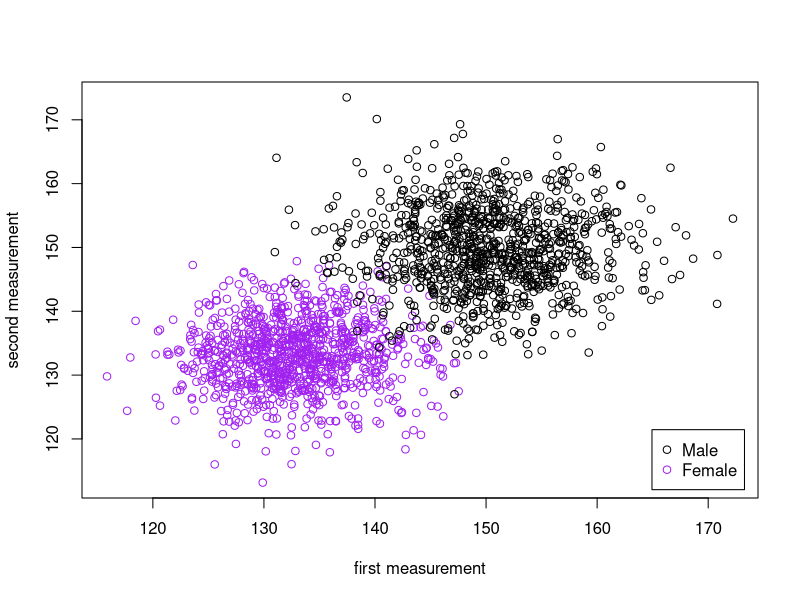
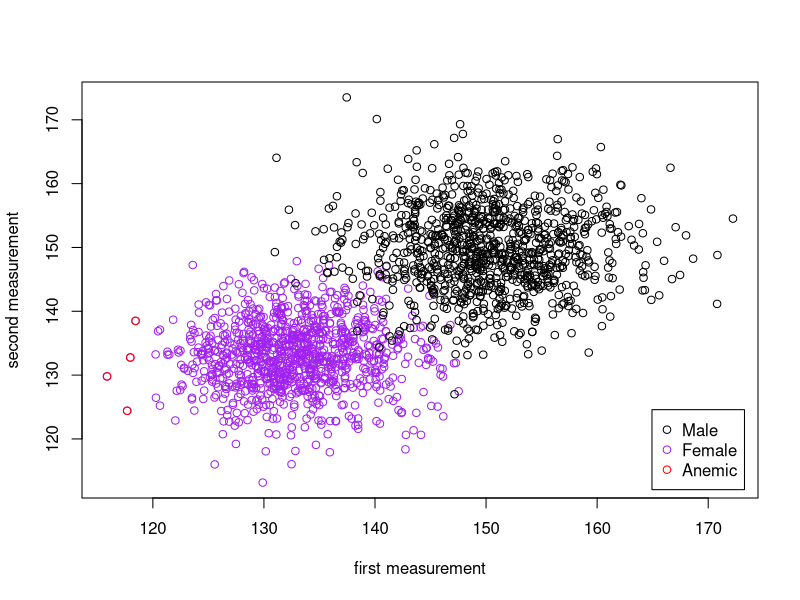
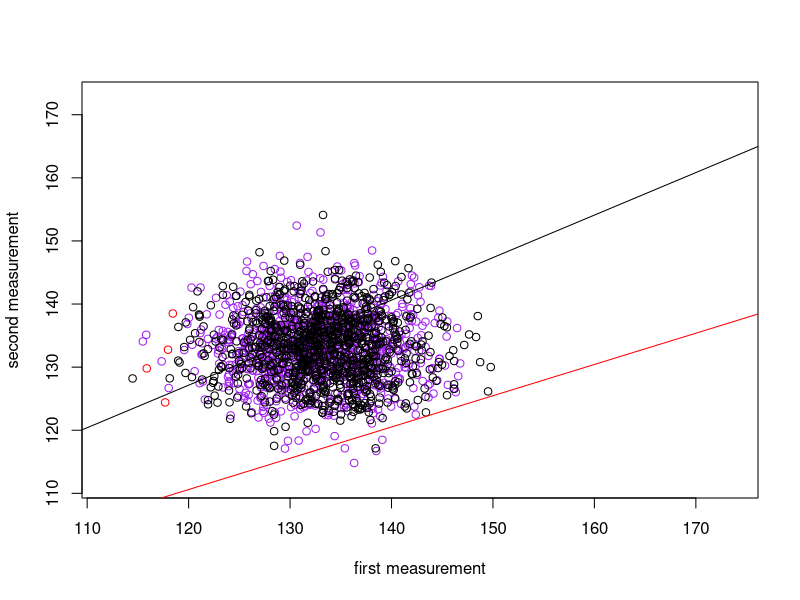
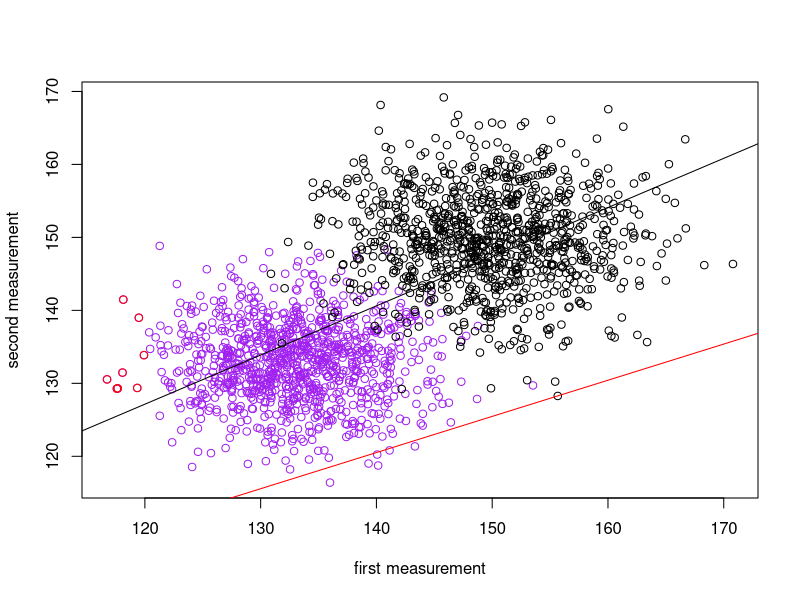
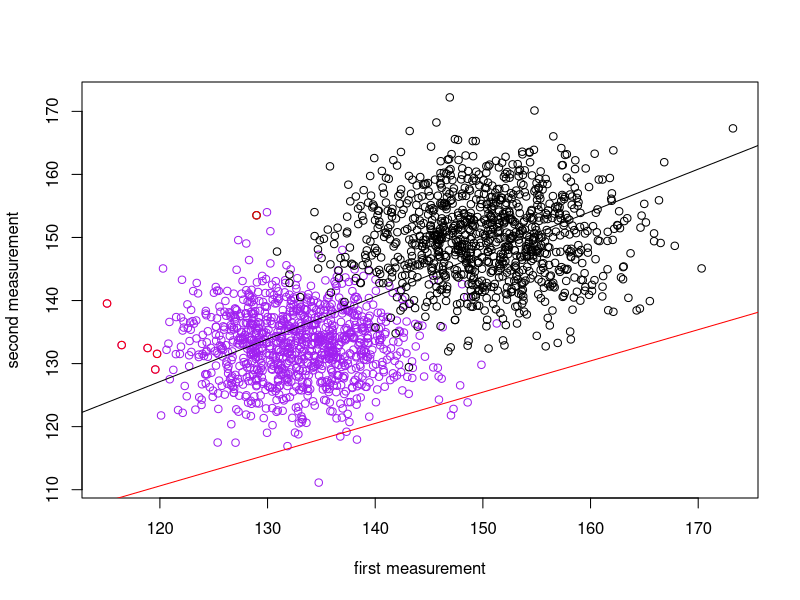
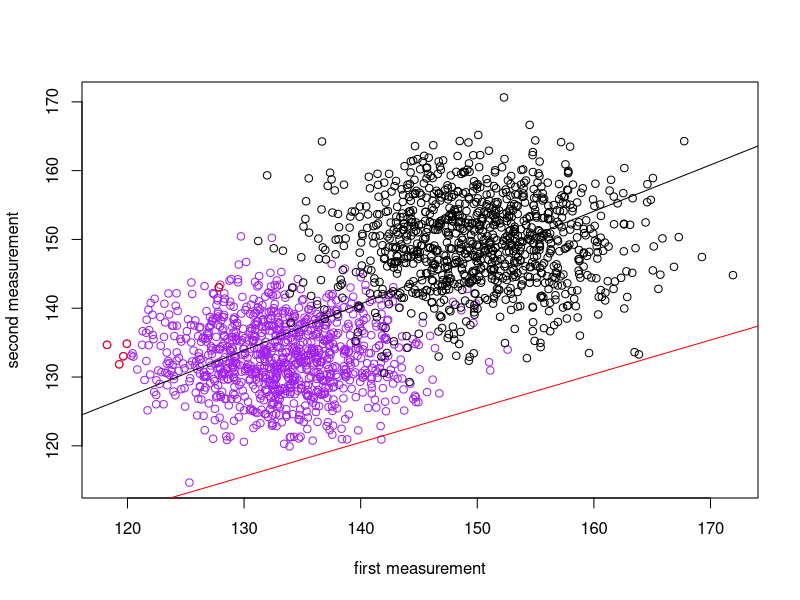

Recreate these plots in R, in order.
## ---- chunk 1
rbccF <- function(n){
  #1st measurement
  m_1 <- rnorm(n, 133, 5)+ rnorm(n,0,2)
  #2nd measurement
  m_2 <- rnorm(n, 133, 5)+ rnorm(n,0,2)
  m <-cbind(m_1, m_2)
  return(m)
}
## ---- chunk 2
rbccM <- function(n){
  m_1 <- rnorm(n, 150, 6)+ rnorm(n,0,2)
  m_2 <- rnorm(n, 150, 6)+ rnorm(n,0,2)
  m <-cbind(m_1, m_2)
  return(m)
}
## ---- chunk 3
rbccT <- function(n){
  male <- rbccM(n)
  female <- rbccF(n)
  return(rbind(female, male))
}
## ---- chunk 4
B <- rbccT(1000)
## ---- chunk 5
plot(B[1:1000,1], B[1:1000,2], xlab="first measurement", ylab="second measurement", col="purple", xlim=c(min(B[,1]), max(B[,1])), ylim=c(min(B[,2]), max(B[,2])))
points(B[1001:2000,1], B[1001:2000,2], col="black")
# Add a legend to the graph
legend("bottomright", c("Male","Female"), pch=1, col = c("black","purple"),
inset = 0.02)
## ---- chunk 6
#select eligible females
B1_F <- B[1:1000,][B[1:1000,1]<120,]
#select eligible males
B1_M <- B[1001:2000,][B[1001:2000,1]<130,]
#bind them together
B1 <- rbind(B1_F,B1_M)
## ---- chunk 7
plot(B[1:1000,1], B[1:1000,2], xlab="first measurement", ylab="second measurement", col="purple", xlim=c(min(B[,1]), max(B[,1])), ylim=c(min(B[,2]), max(B[,2])))
points(B[1001:2000,1], B[1001:2000,2], col="black")
points(B1[,1], B1[,2], col="red")
# Add a legend to the graph
legend("bottomright", c("Male","Female", "Anemic"), pch=1, col = c("black","purple", "red"),
inset = 0.02)
## ---- chunk 8
cor(B[,1],B[,2])
B <- rbccT(10000)
cor(B[,1],B[,2])
B <- rbccT(10000)
cor(B[,1],B[,2])
B <- rbccT(10000)
cor(B[,1],B[,2])
B <- rbccT(10000)
cor(B[,1],B[,2])
cor(B[,1],B[,2])
B <- rbccT(10000)
cor(B[,1],B[,2])
B <- rbccT(10000)
cor(B[,1],B[,2])
B <- rbccT(10000)
cor(B[,1],B[,2])
B <- rbccT(10000)
cor(B[,1],B[,2])
## ---- chunk 9
lm(B[,1]~B[,2])
lm(B1[,1]~B1[,2])
## ---- chunk 10
plot(B[1:1000,1], B[1:1000,2], xlab="first measurement", ylab="second measurement", col="purple", xlim=c(min(B[,1]), max(B[,1])), ylim=c(min(B[,2]), max(B[,2])))
points(B[1001:2000,1], B[1001:2000,2], col="black")
points(B1[,1], B1[,2], col="red")
abline(46.2743, 0.6739)
abline(51.1323,0.4956, col="red")
## ---- chunk 11
B <- rbccT(1000)
#select eligible females
B1_F <- B[1:1000,][B[1:1000,1]<120,]
#select eligible males
B1_M <- B[1001:2000,][B[1001:2000,1]<130,]
#bind them together
B1 <- rbind(B1_F,B1_M)
plot(B[1:1000,1], B[1:1000,2], xlab="first measurement", ylab="second measurement", col="purple", xlim=c(min(B[,1]), max(B[,1])), ylim=c(min(B[,2]), max(B[,2])))
points(B[1001:2000,1], B[1001:2000,2], col="black")
points(B1[,1], B1[,2], col="red")
abline(46.2743, 0.6739)
abline(51.1323,0.4956, col="red")
## ---- chunk 12
B <- rbccT(1000)
#select eligible females
B1_F <- B[1:1000,][B[1:1000,1]<120,]
#select eligible males
B1_M <- B[1001:2000,][B[1001:2000,1]<130,]
#bind them together
B1 <- rbind(B1_F,B1_M)
plot(B[1:1000,1], B[1:1000,2], xlab="first measurement", ylab="second measurement", col="purple", xlim=c(min(B[,1]), max(B[,1])), ylim=c(min(B[,2]), max(B[,2])))
points(B[1001:2000,1], B[1001:2000,2], col="black")
points(B1[,1], B1[,2], col="red")
abline(46.2743, 0.6739)
abline(51.1323,0.4956, col="red")
## ---- chunk 13
B <- rbccT(1000)
#select eligible females
B1_F <- B[1:1000,][B[1:1000,1]<120,]
#select eligible males
B1_M <- B[1001:2000,][B[1001:2000,1]<130,]
#bind them together
B1 <- rbind(B1_F,B1_M)
plot(B[1:1000,1], B[1:1000,2], xlab="first measurement", ylab="second measurement", col="purple", xlim=c(min(B[,1]), max(B[,1])), ylim=c(min(B[,2]), max(B[,2])))
points(B[1001:2000,1], B[1001:2000,2], col="black")
points(B1[,1], B1[,2], col="red")
abline(46.2743, 0.6739)
abline(51.1323,0.4956, col="red")
## ---- chunk 14
abs(sum(B[,1])/nrow(B)-sum(B[,2])/nrow(B))
abs(sum(B1[,1])/nrow(B1)-sum(B1[,2])/nrow(B1))
## ---- chunk 15
B_diff <- vector()
for (i in 1:25) {
  B <- rbccT(1000)
  B_diff <- c(B_diff,abs(sum(B[,1])/nrow(B)-sum(B[,2])/nrow(B)))
  }
print(B_diff)
## ---- chunk 16
B1_diff <- vector()
for (i in 1:25){
  B <- rbccT(1000)
  #select eligible females
  B1_F <- B[1:1000,][B[1:1000,1]<120,]
  #select eligible males
  B1_M <- B[1001:2000,][B[1001:2000,1]<130,]
  #bind them together
  B1 <- rbind(B1_F,B1_M)
  B1_diff <-c(B1_diff, abs(sum(B1[,1])/nrow(B1)-sum(B1[,2])/nrow(B1)))
}
print(B1_diff)
## ---- chunk 17
B <- rbccT(10000)
  
#select eligible females
B1_F <- B[1:10000,][B[1:10000,1]<120,]
#select eligible males
B1_M <- B[1001:20000,][B[1001:20000,1]<130,]
#bind them together
B1 <- rbind(B1_F,B1_M)
  
abs(sum(B[1:50,1])-sum(B[1:50,2]))/50
abs(sum(B1[1:50,1])-sum(B1[1:50,2]))/50
